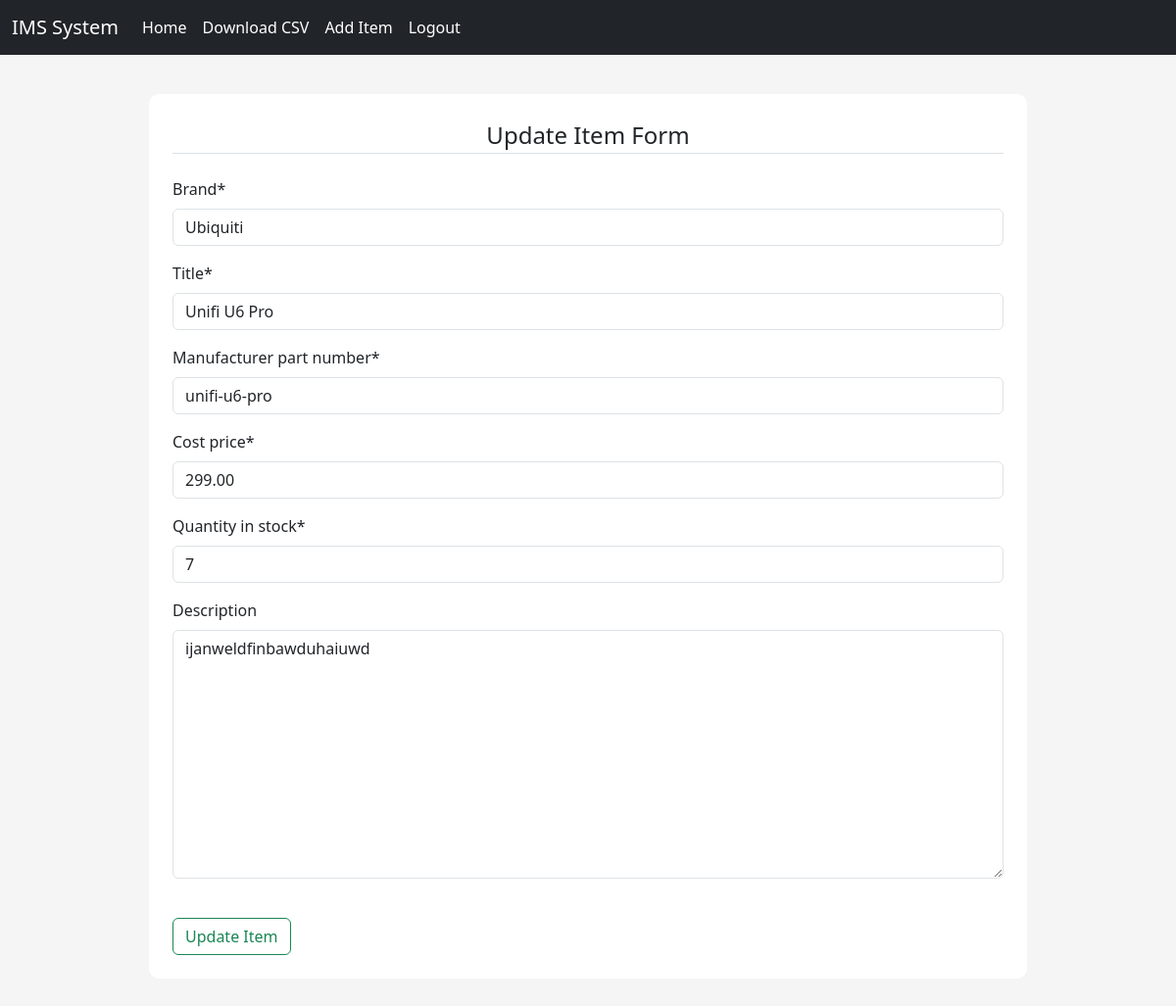
/inventory/update/4 (signed in), run on the app's committed database.
### inventory/models.py (models this page shows, shortened)
class Inventory(models.Model):
    brand = models.CharField(max_length=300, null=False, blank=False)
    title = models.CharField(max_length=300, null=False, blank=False)
    manufacturer_part_number = models.CharField(max_length=300, null=False, blank=False)
    cost_price = models.DecimalField(max_digits=19, decimal_places=2, null=False, blank=False)
    quantity_in_stock = models.IntegerField(null=False, blank=False)
    description = models.TextField(null=True, blank=True)

### inventory/views.py (the view)
# urls.py: path("update/<int:pk>", update_product, name="update_inventory"),
@login_required()
def update_product(request, pk):
    inventory = get_object_or_404(Inventory, pk=pk)
    if request.method == "POST":
        update_form = UpdateInventoryForm(data=request.POST)
        if update_form.is_valid():
            inventory.brand = update_form.data['brand']
            inventory.title = update_form.data['title']
            inventory.manufacturer_part_number = update_form.data['manufacturer_part_number']
            inventory.cost_price = update_form.data['cost_price']
            inventory.quantity_in_stock = update_form.data['quantity_in_stock']
            inventory.save()
            return redirect(f"/inventory/product/{pk}")
    else:
        update_form = UpdateInventoryForm(instance=inventory)
    context = {"form": update_form}
    return render(request, "inventory_update.html", context=context)

### inventory/forms.py
class UpdateInventoryForm(ModelForm):
    class Meta:
        model = Inventory
        fields = ['brand', 'title', 'manufacturer_part_number', 'cost_price', 'quantity_in_stock', 'description']

### templates/inventory_update.html (shortened to what this page needs)
{% extends "base.html" %}
{% load crispy_forms_tags %}
{% load static %}
{% block content %}
<div class="content-section">
    <form method="POST">
        <fieldset>
            <legend class="border-bottom pd-2 mb-4 text-center">Update Item Form</legend>
            <div class="form-group">
                {{ form|crispy }}
            </div>
            <div class="form-group pt-4">
                <button class="btn btn-outline-success" type="submit">Update Item</button>
            </div>
        </fieldset>
    </form>
</div>
{% endblock %}

### staticfiles/css/main.css (style rules this page uses)
body { background-color: rgb(245, 245, 245); }
.content-section { background: #fff; margin: 40px; padding: 1.5rem 1.5rem; border-radius: 10px; }

### data on the page
Inventory: brand "Ubiquiti", title "Unifi U6 Pro", manufacturer_part_number "unifi-u6-pro", cost_price "299.00", quantity_in_stock "7", description "ijanweldfinbawduhaiuwd"
